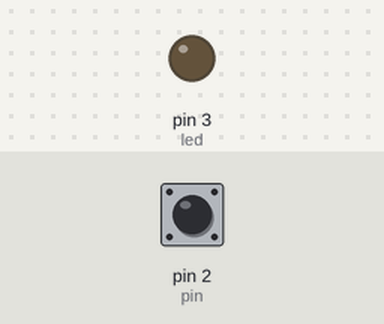
The sketch below on a simulated Arduino Uno, built with avr-gcc and run on an emulated ATmega328P. Shown: output pins drawn as LEDs (lit = HIGH). The test bench sets the inputs (shaded band); at power-on: pin 2 (pin) HIGH.

Above: at 1.2 s.
1.3 s: pin 2 (pin) pulled LOW for 0.15 s
At 1.37 s:
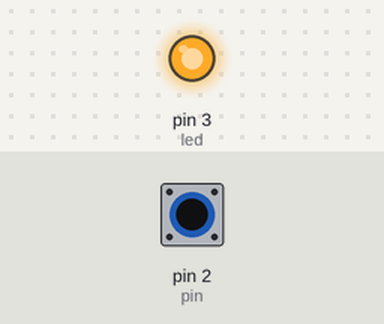
2.9 s: pin 2 (pin) pulled LOW for 3.2 s
At 7.1 s:
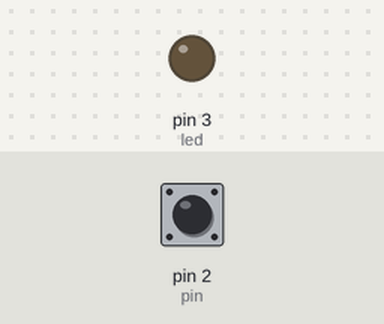
Timing chart, 0 to 8.6 s (numbered marks = the images above; inputs shaded):
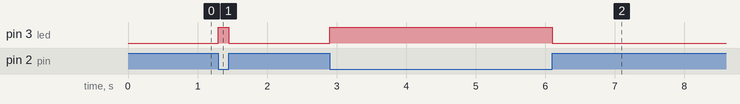

Measured:
- after the input at 1.3 s, pin 3 (led): LOW → HIGH at once, → LOW 0.15 s later
- after the input at 2.9 s, pin 3 (led): LOW → HIGH at once, → LOW 3.2 s later

The sketch:

Ejercicio_2_-_interrupciones.ino
```cpp
const int led = 3;
const int pin = 2;
int contador = 0;
bool estado=false;

void setup(){
  Serial.begin(9600);
  pinMode(led, OUTPUT);
  pinMode(pin, INPUT_PULLUP);
  attachInterrupt(digitalPinToInterrupt(pin), fcontador, CHANGE);
}

void loop(){

}

void fcontador(){
  if(estado==false)
  {
    estado=true;
  }
  else{
    estado=false;
  }
  digitalWrite(led, estado);
}
```
